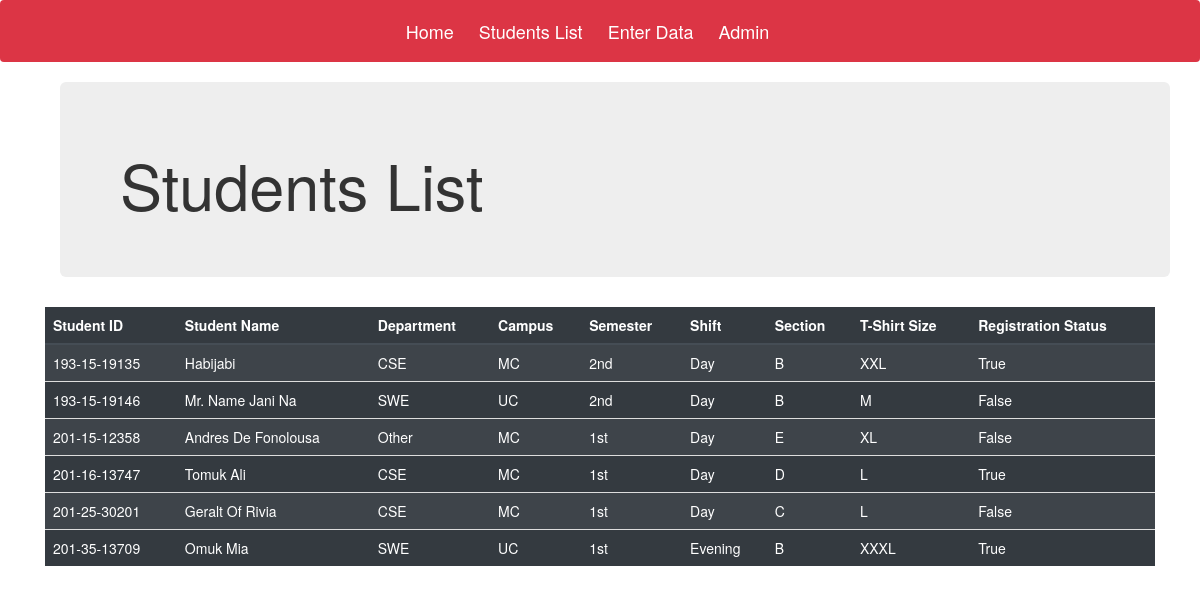
Page /Registration/students/ on the earlier database version.
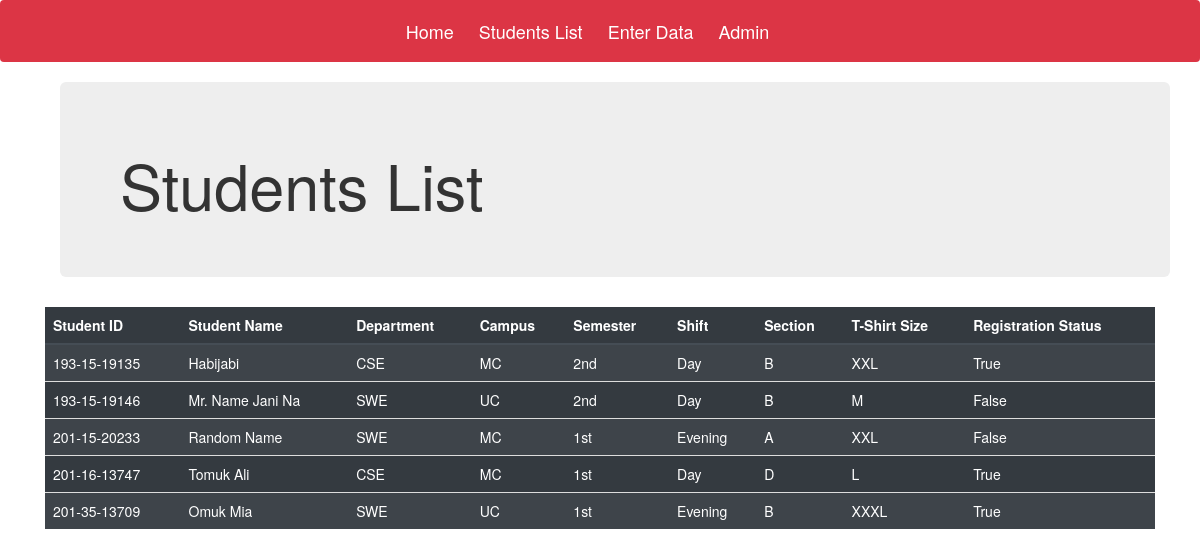
Same page on the later database version.
### Registration/models.py (models this page shows, shortened)
class Student(models.Model):
    dept = (
        ('CSE', "CSE"),
        ('SWE', 'SWE'),
        ('CIS', 'CIS'),
        ('Other', 'Other'),
    )
    camp = (
        ('MC', 'MC'),
        ('UC', 'UC'),
    )
    sem = (
        ('1st', '1st'),
        ('2nd', '2nd'),
    )
    shft = (
        ('Day', 'Day'),
        ('Evening', 'Evening'),
    )
    sec = (
        ('A', 'A'),
        ('B', 'B'),
        ('C', 'C'),
        ('D', 'D'),
        ('E', 'E'),
    )
    tshirt = (
        ('M', 'M'),
        ('L', 'L'),
        ('XL', 'XL'),
        ('XXL', 'XXL'),
        ('XXXL', 'XXXL'),
    )
    ID = models.CharField(max_length=20, unique=True, primary_key=True)
    Name = models.CharField(max_length=50)
    Department = models.CharField(max_length=10, choices=dept, default='Cse')
    Campus = models.CharField(max_length=10, choices=camp, default='Main')
    Semester = models.CharField(max_length=10, choices=sem, default='first')
    Shift = models.CharField(max_length=10, choices=shft, default='day')
    Section = models.CharField(max_length=10, choices=sec)
    TShirt = models.CharField(max_length=10, choices=tshirt, default='mid')
    Status = models.BooleanField(default=False)

### Registration/views.py (the view)
def list(request):
    student_list = Student.objects.order_by('ID')
    dict = {'table': student_list}
    return render(request, 'Registration/list.html', context=dict)

### templates/Registration/list.html
<!DOCTYPE html>
 {% extends "Registration/base.html" %}
 {% load static %}
  {% block body_block %}
    <div class="container">
      <div class="jumbotron">
        <h1>Students List</h1>
      </div>
    </div>
    <div class="table-responsive">
      {% if table %}
        <table class = "table table-dark table-striped table-hover">
          <thead class= "thead-dark">
            <th scope="col">Student ID</th>
            <th scope="col"> Student Name</th>
            <th scope="col">Department</th>
            <th scope="col">Campus</th>
            <th scope="col">Semester</th>
            <th scope="col">Shift</th>
            <th scope="col">Section</th>
            <th scope="col">T-Shirt Size</th>
            <th scope="col">Registration Status</th>
          </thead>
          {% for st in table %}
            <tr>
              <td>{{ st.ID }}</td>
              <td>{{ st.Name|title }}</td>
              <td>{{ st.Department }}</td>
              <td>{{ st.Campus }}</td>
              <td>{{ st.Semester }}</td>
              <td>{{ st.Shift }}</td>
              <td>{{ st.Section }}</td>
              <td>{{ st.TShirt }}</td>
              <td>{{ st.Status }}</td>
            </tr>
          {% endfor %}
        </table>
        {% else %}
          <p>Nothing Found :( </p>
        {% endif %}
    </div>
 {% endblock %}

### templates/Registration/base.html (shortened to what this page needs)
<!DOCTYPE html>
{% load static %}
<html lang="en" dir="ltr">
  <head>
    <link rel="stylesheet" href="https://maxcdn.bootstrapcdn.com/bootstrap/4.4.1/css/bootstrap.min.css">
    <link rel="stylesheet" href="https://maxcdn.bootstrapcdn.com/bootstrap/3.4.1/css/bootstrap.min.css">
  </head>
  <body>
    <nav class="navbar navbar-expand-sm  bg-danger sticky-top navbar-dark">
      <div class="container">
        <ul class='nav navbar-nav'>
          <li><a class="navbar-brand" href="{% url 'home' %}">Home</a></li>
          <li><a class="navbar-brand" href="{% url 'registration:list' %}">Students List</a></li>
          <li><a class="navbar-brand" href="{% url 'registration:form' %}">Enter Data</a></li>
          <li><a class="navbar-brand" href="admin">Admin</a></li>
        </ul>
      </div>
    </nav>
    <div class="container-md">
      {% block body_block %}{% endblock %}
    </div>
  </body>
</html>

Differences in the rows shown:
removed Student: ID "201-15-12358", Name "Andres De Fonolousa", Department "Other", Campus "MC", Semester "1st", Shift "Day", Section "E", TShirt "XL", Status "False"
removed Student: ID "201-25-30201", Name "Geralt Of Rivia", Department "CSE", Campus "MC", Semester "1st", Shift "Day", Section "C", TShirt "L", Status "False"
added Student: ID "201-15-20233", Name "Random Name", Department "SWE", Campus "MC", Semester "1st", Shift "Evening", Section "A", TShirt "XXL", Status "False"
